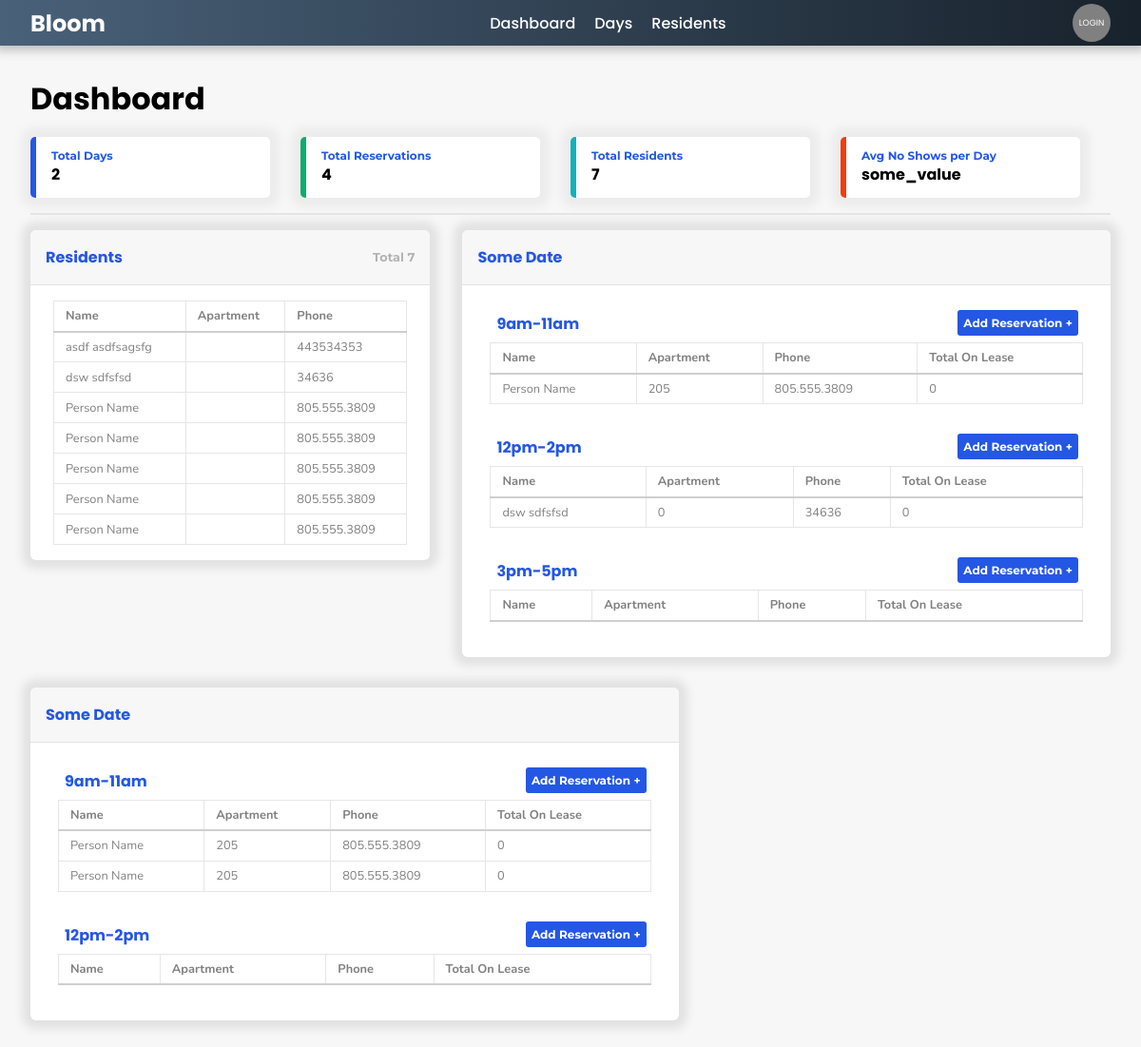
Page / (signed in) on the earlier database version.
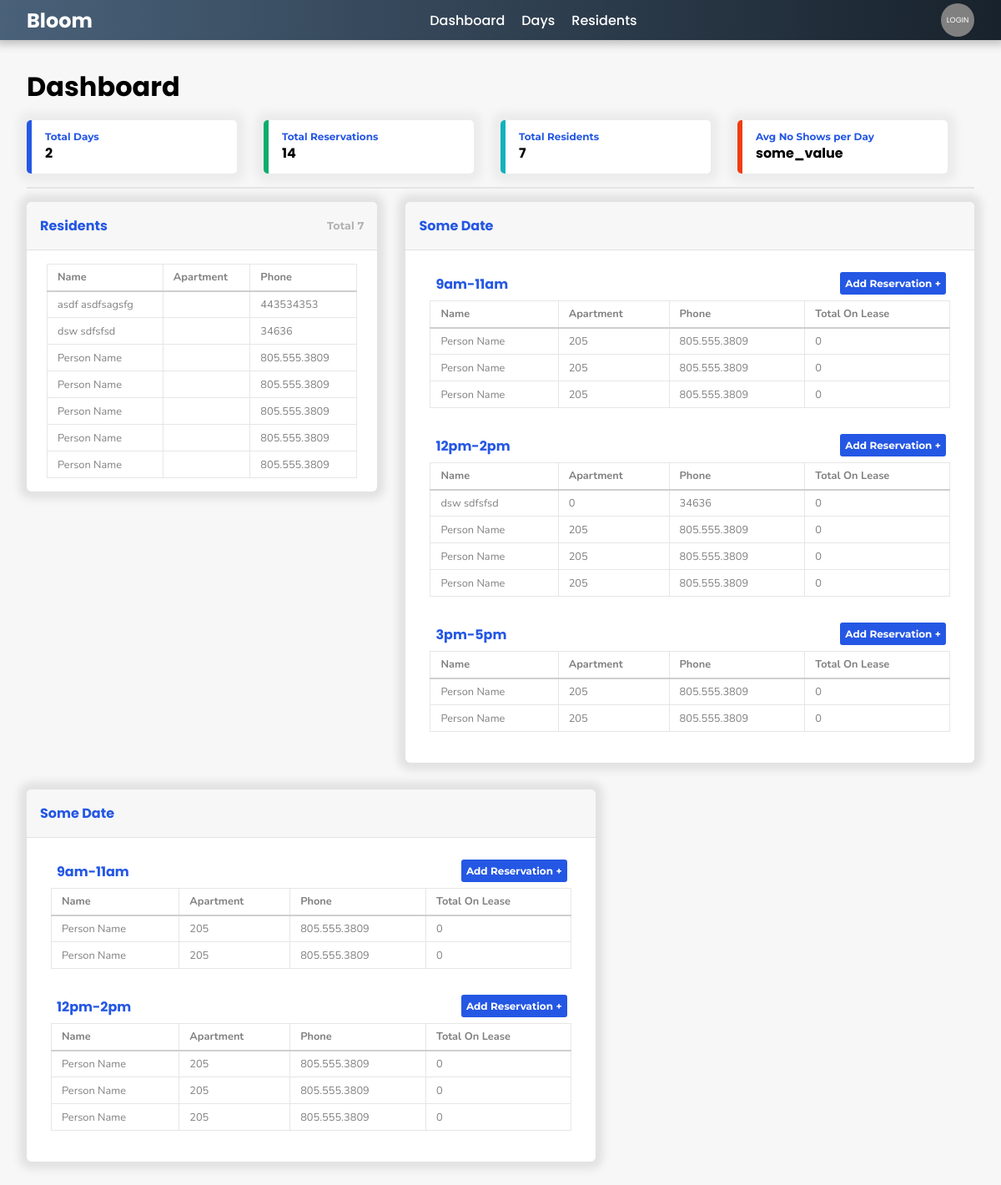
Same page on the later database version.
### reservations/models.py (models this page shows, shortened)
class Customer(models.Model):
    name = models.CharField(default='Person Name', max_length=200, null=True)
    apt = models.IntegerField(default='205', blank=False)
    phone = models.CharField(default='805.555.3809', max_length=200, null=True)
    email = models.CharField(default='someemail@gmail.com', max_length=200, null=True)
    date_created = models.DateTimeField(auto_now_add=True, null=True)
    id = models.AutoField(primary_key=True, editable=False)
    lease_members = models.ManyToManyField('self', blank=True)
    notes = models.TextField(max_length=2000, null=True, blank=True)

class Day(models.Model):
    today = date.today()
    tomorrow = today + timedelta(days=1)
    day = models.DateField(default=tomorrow, blank=False)
    date_created = models.DateField(default=today, blank=False)
    notes = models.TextField(max_length=2000, null=True, blank=True)

class TimeSlot(models.Model):
    TIMESLOTS = (
        ('9am-11am','9am-11am'),
        ('12pm-2pm','12pm-2pm'),
        ('3pm-5pm','3pm-5pm'),
    )
    time_slot = models.CharField(max_length=10, null=True, choices=TIMESLOTS, default="Choose a time window")
    day = models.ForeignKey(Day, related_name="timeslot_set", null=True, on_delete= models.CASCADE)
    capacity = models.IntegerField(blank=True, default=13, editable=False)
    notes = models.TextField(max_length=2000, null=True, blank=True)

class Reservation(models.Model):
    customer = models.ForeignKey(Customer, related_name="reservation_set", null=True, on_delete= models.CASCADE)
    timeslot = models.ForeignKey(TimeSlot, related_name="reservation_set", null=True, on_delete=models.CASCADE)
    no_show = models.BooleanField(default=False)
    date_created = models.DateTimeField(auto_now_add=True, null=True)
    notes = models.TextField(max_length=2000, null=True, blank=True)
    party_members = models.ManyToManyField(Customer, related_name="party_members", blank=True)

### reservations/views.py (the view)
# urls.py: path('', home_page, name='home'),
@login_required(login_url='login')
def home_page(request):
    days = Day.objects.all().reverse()[:2]
    residents = Customer.objects.all()[:20]
    today_date = date.today()
    total_days = days.count()
    total_residents = Customer.objects.all().count
    total_reservations = Reservation.objects.all().count
    page_title = "Dashboard"
    stats = {
        'stat1': {
            'title': 'Total Days',
            'value': total_days
        },
        'stat2': {
            'title': 'Total Reservations',
            'value': total_reservations
        },
        'stat3': {
            'title': 'Total Residents',
            'value': total_residents
        },
        'stat4': {
            'title': 'Avg No Shows per Day',
            'value': 'some_value'
        }
    }
    context = {
        'page_title': page_title,
        'days': days,
        'today_date': today_date,
        'stats': stats,
        'residents':residents,
        'total_days': total_days
    }
    template_name = 'home.html'
    return render(request, template_name, context)

### reservations/templates/home.html (shortened to what this page needs)
{% extends "base.html" %}
{% load static %}
{% block extra_head %}
<link rel="stylesheet" type="text/css" href="{% static 'css/main/home.css' %}">
{% endblock %}
{% block content %}
<div class="section">
    <div class="card card-md">
        <header>
            <h2><a href='{% url "residents" None %}'>Residents</a></h2>
            <h4>Total {{residents.count}}</h4>
        </header>
        <div class="body">
            <table class="table-resident">
                <tr>
                    <th id="name">Name</th>
                    <th>Apartment</th>
                    <th>Phone</th>
                </tr>
                {% for resident in residents %}
                <tr class="data">
                    <a href="">
                        <td>{{resident.name}}</td>
                        <td>{{resident.apt_number}}</td>
                        <td>{{resident.phone}}</td>
                    </a>
                </tr>
                {% endfor %}
            </table>
        </div>
    </div>
    {% for day in days %}
    <div class="card card-lg">
        <header>
            {% if day.date == today_date%}
                <h2>Today</h2>
            {% else %}
                <h2><a href='{% url "day" day.id %}'>Some Date</a></h2>
            {% endif %}
        </header>
        <div class="body">
            {% for slot in day.timeslot_set.all %}
            <div class="slot">
                <h3 class="name">{{slot.time_slot}}</h3>
                <button class="btn"><a href="{% url 'residents' slot.id %}">Add Reservation +</a></button>
                <table class="table-slot">
                    <tr>
                        <th id="name">Name</th>
                        <th>Apartment</th>
                        <th>Phone</th>
                        <th>Total On Lease</th>
                    </tr>
                    {% for reservation in slot.reservation_set.all %}
                    <tr class="data" onclick="window.location='{% url "resident" reservation.customer.id %}';">
                        <td>{{reservation.customer.name}}</td>
                        <td>{{reservation.customer.apt}}</td>
                        <td>{{reservation.customer.phone}}</td>
                        <td>{{reservation.customer.lease_members.count}}</td>
                    </tr>
                    {% endfor %}
                </table>
            </div>
            {% endfor %}
        </div>
    </div>
    {% endfor %}
</div>
{% endblock %}

Differences in the rows shown:
added Reservation: customer.name "Person Name", customer.apt "205", customer.phone "805.555.3809", customer.lease_members.count "0", shown under TimeSlot (number 1 of 5 on the later page)
added Reservation: customer.name "Person Name", customer.apt "205", customer.phone "805.555.3809", customer.lease_members.count "0", shown under TimeSlot (number 1 of 5 on the later page)
added Reservation: customer.name "Person Name", customer.apt "205", customer.phone "805.555.3809", customer.lease_members.count "0", shown under TimeSlot (number 2 of 5 on the later page)
added Reservation: customer.name "Person Name", customer.apt "205", customer.phone "805.555.3809", customer.lease_members.count "0", shown under TimeSlot (number 2 of 5 on the later page)
added Reservation: customer.name "Person Name", customer.apt "205", customer.phone "805.555.3809", customer.lease_members.count "0", shown under TimeSlot (number 2 of 5 on the later page)
added Reservation: customer.name "Person Name", customer.apt "205", customer.phone "805.555.3809", customer.lease_members.count "0", shown under TimeSlot "3pm-5pm"
added Reservation: customer.name "Person Name", customer.apt "205", customer.phone "805.555.3809", customer.lease_members.count "0", shown under TimeSlot "3pm-5pm"
added Reservation: customer.name "Person Name", customer.apt "205", customer.phone "805.555.3809", customer.lease_members.count "0", shown under TimeSlot (number 5 of 5 on the later page)
added Reservation: customer.name "Person Name", customer.apt "205", customer.phone "805.555.3809", customer.lease_members.count "0", shown under TimeSlot (number 5 of 5 on the later page)
added Reservation: customer.name "Person Name", customer.apt "205", customer.phone "805.555.3809", customer.lease_members.count "0", shown under TimeSlot (number 5 of 5 on the later page)
Other differences:
{{ stats.stat2.value }}: "4" → "14"
